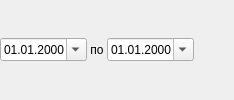
            <widget class="QFrame" name="frameValid">
             <property name="frameShape">
              <enum>QFrame::NoFrame</enum>
             </property>
             <property name="frameShadow">
              <enum>QFrame::Raised</enum>
             </property>
             <layout class="QGridLayout" name="gridLayout_13">
              <property name="margin">
               <number>0</number>
              </property>
              <property name="spacing">
               <number>0</number>
              </property>
              <item row="0" column="1">
               <widget class="QLabel" name="lblActionTypeValidTo">
                <property name="text">
                 <string> по </string>
                </property>
               </widget>
              </item>
              <item row="0" column="0">
               <widget class="CDateEdit" name="edtBegDate">
                <property name="toolTip">
                 <string>На поведение системы не влияет, применяется для управления данными в БД альтернативными интерфейсами.</string>
                </property>
                <property name="displayFormat">
                 <string>dd.MM.yyyy</string>
                </property>
                <property name="calendarPopup">
                 <bool>true</bool>
                </property>
               </widget>
              </item>
              <item row="0" column="2">
               <widget class="CDateEdit" name="endEndDate">
                <property name="toolTip">
                 <string>На поведение системы не влияет, применяется для управления данными в БД альтернативными интерфейсами.</string>
                </property>
                <property name="displayFormat">
                 <string>dd.MM.yyyy</string>
                </property>
                <property name="calendarPopup">
                 <bool>true</bool>
                </property>
               </widget>
              </item>
              <item row="0" column="3">
               <spacer name="horizontalSpacer_3">
                <property name="orientation">
                 <enum>Qt::Horizontal</enum>
                </property>
                <property name="sizeHint" stdset="0">
                 <size>
                  <width>40</width>
                  <height>20</height>
                 </size>
                </property>
               </spacer>
              </item>
             </layout>
            </widget>
